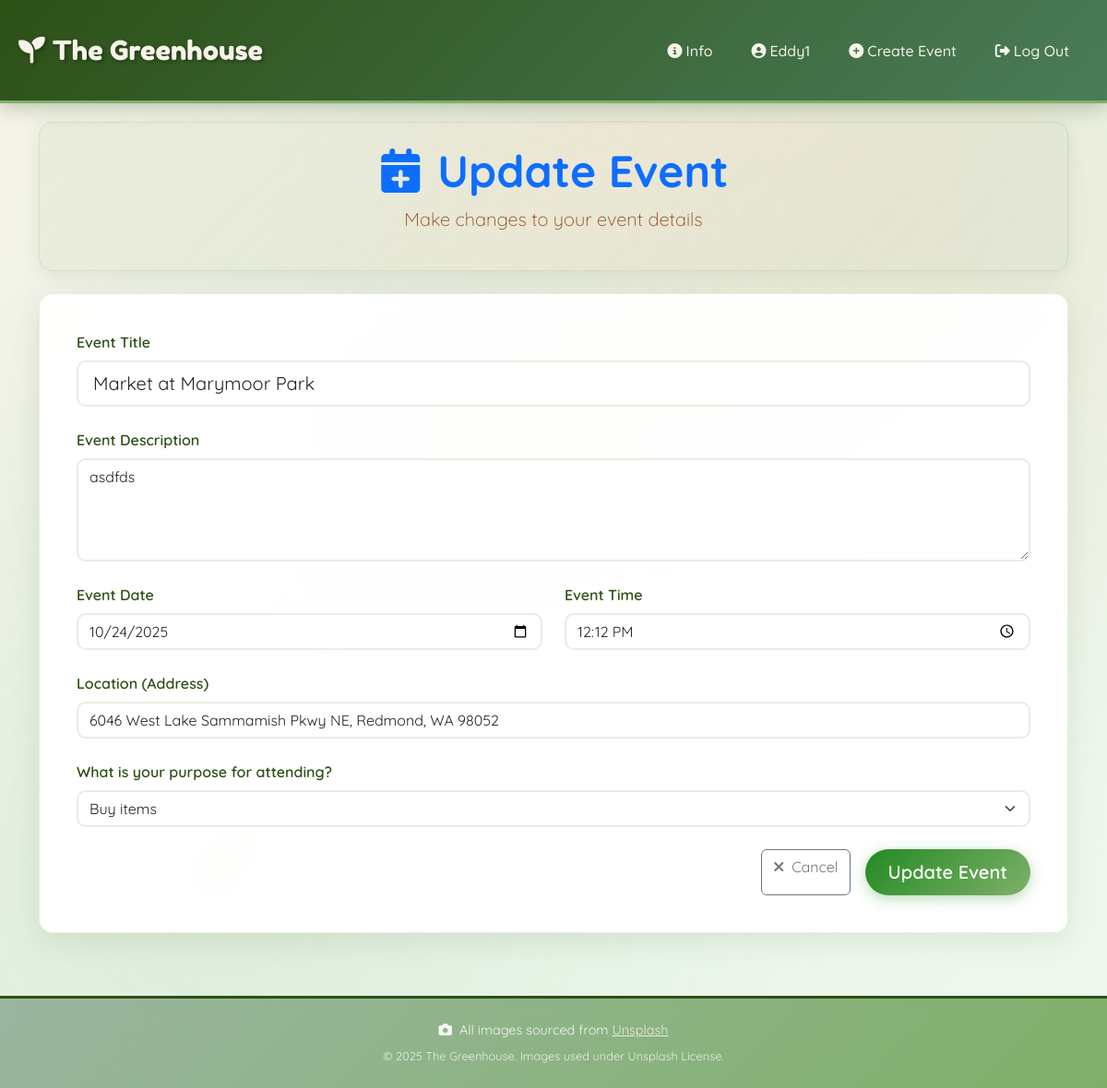
The page /event/1/update (signed in) on the database its author committed.
### the_greenhouse/models.py (models this page shows, shortened)
class User(db.Model, UserMixin):
    __tablename__ = 'users'
    id = db.Column(db.Integer, primary_key = True)
    profile_image = db.Column(db.String(128), nullable = False, default = 'default_profile.png')
    email = db.Column(db.String(64), unique = True, index = True)
    username = db.Column(db.String(64), unique = True, index = True)
    password_hash = db.Column(db.String(256))
    events = db.relationship('Events', backref = 'author', lazy = 'select')
    event_attendances = db.relationship('EventAttendee', backref = 'user', lazy = 'select')

class Events(db.Model):
    __tablename__ = 'events'
    id = db.Column(db.Integer, primary_key = True)
    user_id = db.Column(db.Integer, db.ForeignKey('users.id'), nullable = False)
    created_date = db.Column(db.DateTime, nullable = False, default = lambda: datetime.now(timezone.utc))
    event_title = db.Column(db.String(140), nullable = False)
    event_description = db.Column(db.Text, nullable = False)
    event_date = db.Column(db.Date, nullable = False)
    event_time = db.Column(db.Time, nullable = False)
    location = db.Column(db.String(200), nullable = False)
    attendees = db.relationship('EventAttendee', backref = 'event', lazy = 'select', cascade = 'all, delete-orphan')
    event_items = db.relationship('EventItem', backref = 'event', lazy = 'select', cascade = 'all, delete-orphan')

class EventAttendee(db.Model):
    __tablename__ = 'event_attendees'
    id = db.Column(db.Integer, primary_key = True)
    event_id = db.Column(db.Integer, db.ForeignKey('events.id'), nullable = False)
    user_id = db.Column(db.Integer, db.ForeignKey('users.id'), nullable = False)
    attendance_likelihood = db.Column(db.String(20), nullable = False)  # 'Definitely', 'Possibly', 'Maybe'
    purpose = db.Column(db.String(20), nullable = False)  # 'Buy', 'Sell', 'Both'
    items_bringing = db.Column(db.Text, nullable = True)  # JSON string of items
    joined_date = db.Column(db.DateTime, nullable = False, default = lambda: datetime.now(timezone.utc))

### the_greenhouse/posts/views.py (the view)
@posts.route('/event/<int:event_id>/update', methods = ['GET', 'POST'])
@login_required
def update(event_id):
    event = db.session.scalar(select(Events).where(Events.id == event_id))
    if event is None:
        abort(404)
    if event.author != current_user:
        abort(403)
    form = EventForm()
    if form.validate_on_submit():
        event.event_title = form.event_title.data
        event.event_description = form.event_description.data
        event.event_date = form.event_date.data
        event.event_time = form.event_time.data
        event.location = form.location.data
        creator_attendance = db.session.scalar(
            select(EventAttendee).where(
                and_(EventAttendee.event_id == event_id, EventAttendee.user_id == current_user.id)
            )
        )
        if creator_attendance:
            creator_attendance.purpose = form.purpose.data
            items_bringing = None
            if form.purpose.data in ['Sell', 'Both'] and form.items_bringing.data:
                items_bringing = form.items_bringing.data
            creator_attendance.items_bringing = items_bringing
        db.session.commit()
        flash('Event updated successfully', 'success')
        return redirect(url_for('posts.event', event_id = event.id))
    elif request.method == 'GET':
        form.event_title.data = event.event_title
        form.event_description.data = event.event_description
        form.event_date.data = event.event_date
        form.event_time.data = event.event_time
        form.location.data = event.location
        creator_attendance = db.session.scalar(
            select(EventAttendee).where(
                and_(EventAttendee.event_id == event_id, EventAttendee.user_id == current_user.id)
            )
        )
        if creator_attendance:
            form.purpose.data = creator_attendance.purpose
            form.items_bringing.data = creator_attendance.items_bringing or ''
    return render_template('create_event.html', form = form, event = event)

### the_greenhouse/posts/forms.py
class EventForm(FlaskForm):
    event_title = StringField('Event Title', validators=[DataRequired()])
    event_description = TextAreaField('Event Description', validators=[DataRequired()])
    event_date = DateField('Event Date', validators=[DataRequired()])
    event_time = TimeField('Event Time', validators=[DataRequired()])
    location = StringField('Location (Address)', validators=[DataRequired()])
    purpose = SelectField('What is your purpose for attending?',
                         choices=[('Buy', 'Buy items'),
                                 ('Sell', 'Sell items'),
                                 ('Both', 'Both buy and sell')],
                         validators=[DataRequired()])
    items_bringing = TextAreaField('What items are you planning to bring? (Only fill if you selected "Sell" or "Both")',
                                  validators=[Optional()])
    submit = SubmitField('Create Event')

### the_greenhouse/models.py (called while the page is built)
@login_manager.user_loader
def load_user(user_id):
    return db.session.get(User, user_id)

### the_greenhouse/templates/create_event.html (shortened to what this page needs)
{% extends 'base.html' %}
{% block content %}
<div class="container">
    <div class="form-hero-section mb-4">
        <div class="text-center py-4">
            <h1 class="display-5 fw-bold text-primary mb-2">
                <i class="fas fa-calendar-plus me-3"></i>{% if event %}Update Event{% else %}Create Event{% endif %}
            </h1>
            <p class="lead text-muted">
                {% if event %}Make changes to your event details{% else %}Host your own marketplace and connect with fellow gardeners{% endif %}
            </p>
        </div>
    </div>
    <div class="form-card">
        <form method="POST">
            <div class="mb-4">
                {{form.event_title.label(class="form-label fw-semibold")}}
                {{form.event_title(class="form-control form-control-lg")}}
            </div>
            <div class="mb-4">
                {{form.event_description.label(class="form-label fw-semibold")}}
                {{form.event_description(class="form-control", rows="4")}}
            </div>
            <div class="row mb-4">
                <div class="col-md-6">
                    {{form.event_date.label(class="form-label fw-semibold")}}
                    {{form.event_date(class="form-control")}}
                </div>
                <div class="col-md-6">
                    {{form.event_time.label(class="form-label fw-semibold")}}
                    {{form.event_time(class="form-control")}}
                </div>
            </div>
            <div class="mb-4">
                {{form.location.label(class="form-label fw-semibold")}}
                {{form.location(class="form-control")}}
            </div>
            <div class="mb-4">
                {{form.purpose.label(class="form-label fw-semibold")}}
                {{form.purpose(class="form-select", id="purposeSelect")}}
            </div>
            <div class="d-grid gap-2 d-md-flex justify-content-md-end">
                <a href="{{url_for('core.index')}}" class="btn btn-outline-secondary me-md-2">
                    <i class="fas fa-times me-2"></i>Cancel
                </a>
                {{form.submit(class="btn btn-success btn-lg", value="Update Event" if event else "Create Event")}}
            </div>
        </form>
    </div>
</div>
{% endblock %}

### the_greenhouse/templates/base.html (shortened to what this page needs)
<!DOCTYPE html>
<html lang="en">
<head>
    <link href="https://cdn.jsdelivr.net/npm/bootstrap@5.3.8/dist/css/bootstrap.min.css" rel="stylesheet">
    <link rel="stylesheet" href="https://cdnjs.cloudflare.com/ajax/libs/font-awesome/6.4.0/css/all.min.css">
</head>
<body>
    <nav class="navbar navbar-expand-lg bg-body-tertiary">
  <div class="container-fluid">
    <a class="navbar-brand" href="{{url_for('core.index')}}">
      <i class="fas fa-seedling me-2"></i>The Greenhouse
    </a>
    <div class="collapse navbar-collapse" id="navbarNav">
      <ul class="navbar-nav ms-auto">
        <li class="nav-item">
          <a class="nav-link" aria-current="page" href="{{url_for('core.info')}}">
            <i class="fas fa-info-circle me-1"></i>Info
          </a>
        </li>
        {% if current_user.is_authenticated %}
        <li class="nav-item">
          <a class="nav-link" href="{{url_for('users.account')}}">
            <i class="fas fa-user-circle me-1"></i>{{current_user.username}}
          </a>
        </li>
        <li class="nav-item">
          <a class="nav-link" href="{{url_for('posts.create_event')}}">
            <i class="fas fa-plus-circle me-1"></i>Create Event
          </a>
        </li>
        <li class="nav-item">
          <a class="nav-link" href="#" data-bs-toggle="modal" data-bs-target="#logoutModal">
            <i class="fas fa-sign-out-alt me-1"></i>Log Out
          </a>
        </li>
        {% endif %}
      </ul>
    </div>
  </div>
</nav>
<div class = 'container-fluid'>
    {% block content %}
    {% endblock %}
</div>
<footer class="mt-5 py-4" style="background: linear-gradient(135deg, var(--sage-green) 0%, var(--mint-green) 100%); color: white; text-align: center; border-top: 3px solid var(--primary-green);">
    <div class="container">
        <div class="row">
            <div class="col-12">
                <p class="mb-2" style="font-size: 0.9rem; opacity: 0.9;">
                    <i class="fas fa-camera me-1"></i>
                    All images sourced from
                    <a href="https://unsplash.com" target="_blank" rel="noopener noreferrer" style="color: var(--cream); text-decoration: underline;">
                        Unsplash
                    </a>
                </p>
                <p class="mb-0" style="font-size: 0.8rem; opacity: 0.8;">
                    © 2025 The Greenhouse. Images used under Unsplash License.
                </p>
            </div>
        </div>
    </div>
</footer>
</body>
</html>

### the_greenhouse/templates/base.html (style rules this page uses)
:root { --primary-green: #2d5016; --light-green: #4a7c59; --mint-green: #7fb069; --sage-green: #9bb5a0; --warm-orange: #ff8c42; --sunset-orange: #ff6b35; --peach: #ffb366; --cream: #f7f3e9; --earth-brown: #8b4513; --leaf-green: #228b22; }
* { font-family: 'Quicksand', sans-serif; }
body { background: linear-gradient(135deg, var(--cream) 0%, #e8f5e8 50%, #f0f8f0 100%); min-height: 100vh; position: relative; }
body::before { content: ''; position: fixed; top: 0; left: 0; width: 100%; height: 100%; background: radial-gradient(circle at 20% 80%, rgba(127, 176, 105, 0.1) 0%, transparent 50%), radial-gradient(circle at 80% 20%, rgba(255, 140, 66, 0.1) 0%, transparent 50%), radial-gradient(circle at 40% 40%, rgba(155, 181, 160, 0.1) 0%, transparent 50%); pointer-events: none; z-index: -1; }
.navbar { background: linear-gradient(135deg, var(--primary-green) 0%, var(--light-green) 100%) !important; box-shadow: 0 4px 20px rgba(45, 80, 22, 0.3); border-bottom: 3px solid var(--mint-green); }
.navbar-brand { font-family: 'Fredoka One', cursive !important; font-size: 1.8rem !important; color: var(--cream) !important; text-shadow: 2px 2px 4px rgba(0,0,0,0.3); transition: all 0.3s ease; }
.nav-link { color: var(--cream) !important; font-weight: 500; transition: all 0.3s ease; border-radius: 20px; margin: 0 5px; padding: 8px 16px !important; }
.btn-success { background: linear-gradient(135deg, var(--leaf-green) 0%, var(--mint-green) 100%); border: none; border-radius: 25px; padding: 10px 25px; font-weight: 600; transition: all 0.3s ease; box-shadow: 0 4px 15px rgba(34, 139, 34, 0.3); }
.form-control { border-radius: 15px; border: 2px solid var(--sage-green); transition: all 0.3s ease; }
.container-fluid { padding: 20px; }
h1, h2, h3, h4, h5, h6 { color: var(--primary-green); font-weight: 600; }
.text-muted { color: var(--earth-brown) !important; }

### the_greenhouse/templates/create_event.html (style rules this page uses)
.form-hero-section { background: linear-gradient(135deg, rgba(127, 176, 105, 0.1) 0%, rgba(255, 140, 66, 0.05) 50%, rgba(155, 181, 160, 0.1) 100%); border-radius: 15px; border: 1px solid rgba(127, 176, 105, 0.2); box-shadow: 0 4px 20px rgba(45, 80, 22, 0.1); }
.form-card { background: rgba(255, 255, 255, 0.95); border-radius: 15px; padding: 2.5rem; box-shadow: 0 8px 32px rgba(45, 80, 22, 0.1); border: 1px solid rgba(127, 176, 105, 0.2); backdrop-filter: blur(10px); }
.form-control, .form-select { border: 2px solid rgba(127, 176, 105, 0.2); border-radius: 10px; transition: border-color 0.3s ease, box-shadow 0.3s ease; }
.form-label { color: var(--primary-green); margin-bottom: 0.5rem; }
.btn { transition: transform 0.3s ease; }

### rows shown on the page
User: username "Eddy1"
Events: event_title "Market at Marymoor Park", event_description "asdfds", event_date "10/24/2025", event_time "12:12", location "6046 West Lake Sammamish Pkwy NE, Redmond, WA 98052"
EventAttendee: purpose "Buy items"
